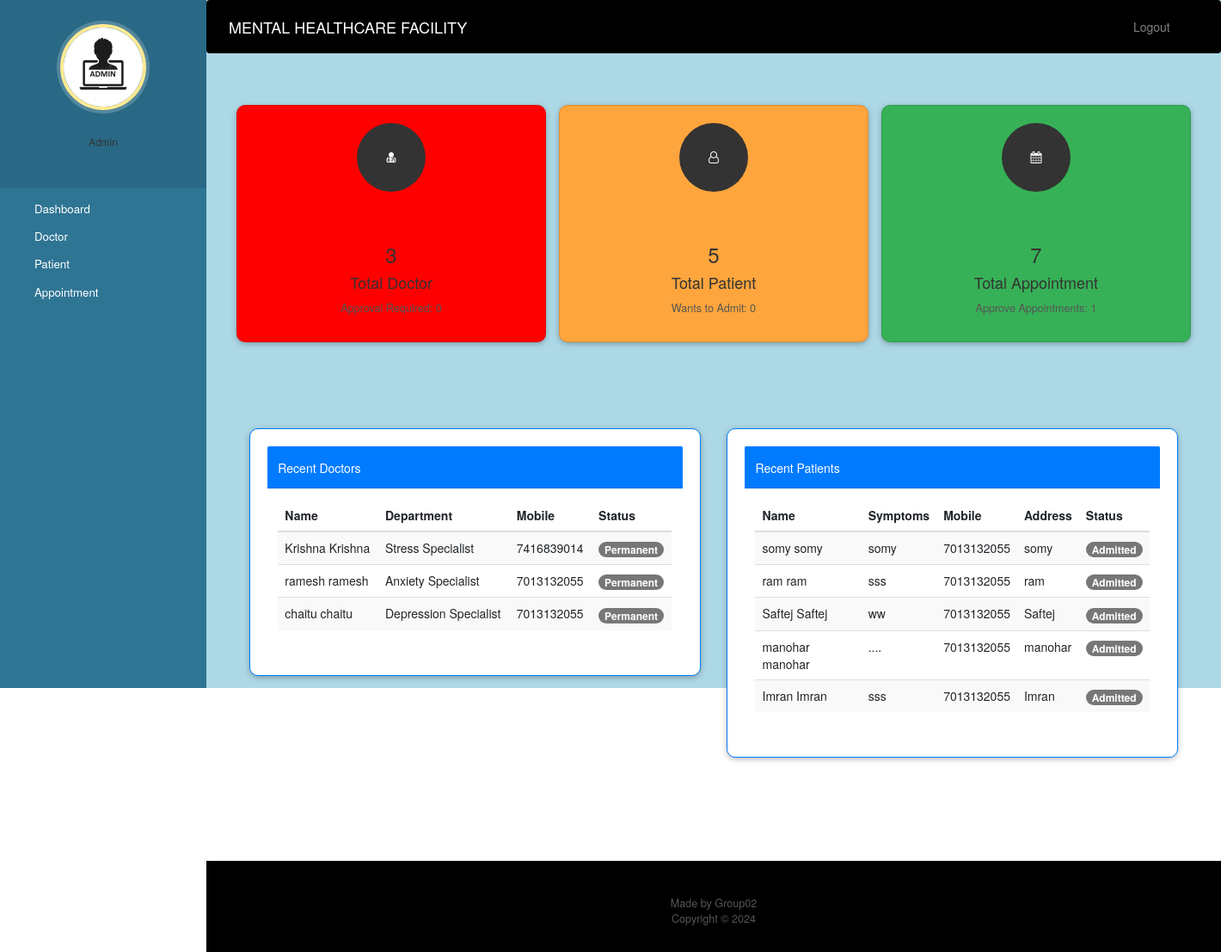
The page /admin-dashboard (signed in) on the database its author committed.
### HealthCare_app/models.py (models this page shows, shortened)
class Doctor(models.Model):
    user=models.OneToOneField(User,on_delete=models.CASCADE)
    profile_pic= models.ImageField(upload_to='profile_pic/DoctorProfilePic/',null=True,blank=True)
    address = models.CharField(max_length=40)
    mobile = models.CharField(max_length=20,null=True)
    department= models.CharField(max_length=50,choices=departments,default='Cardiologist')
    status=models.BooleanField(default=False)
    @property
    def get_name(self):
        return self.user.first_name+" "+self.user.last_name

class Patient(models.Model):
    user=models.OneToOneField(User,on_delete=models.CASCADE)
    profile_pic= models.ImageField(upload_to='profile_pic/PatientProfilePic/',null=True,blank=True)
    address = models.CharField(max_length=40)
    mobile = models.CharField(max_length=20,null=False)
    symptoms = models.CharField(max_length=100,null=False)
    assignedDoctorId = models.PositiveIntegerField(null=True)
    admitDate=models.DateField(auto_now=True)
    status=models.BooleanField(default=False)
    @property
    def get_name(self):
        return self.user.first_name+" "+self.user.last_name

### HealthCare_app/views.py (the view)
# urls.py: path('admin-dashboard', views.admin_dashboard_view,name='admin-dashboard'),
@login_required(login_url='adminlogin')
@user_passes_test(is_superuser)
def admin_dashboard_view(request):
    doctors=models.Doctor.objects.all().order_by('-id')
    patients=models.Patient.objects.all().order_by('-id')
    doctorcount=models.Doctor.objects.all().filter(status=True).count()
    pendingdoctorcount=models.Doctor.objects.all().filter(status=False).count()
    patientcount=models.Patient.objects.all().filter(status=True).count()
    pendingpatientcount=models.Patient.objects.all().filter(status=False).count()
    appointmentcount=models.Appointment.objects.all().filter(status=True).count()
    pendingappointmentcount=models.Appointment.objects.all().filter(status=False).count()
    mydict={
    'doctors':doctors,
    'patients':patients,
    'doctorcount':doctorcount,
    'pendingdoctorcount':pendingdoctorcount,
    'patientcount':patientcount,
    'pendingpatientcount':pendingpatientcount,
    'appointmentcount':appointmentcount,
    'pendingappointmentcount':pendingappointmentcount,
    }
    return render(request,'HealthCare/admin_dashboard.html',context=mydict)

### HealthCare_app/views.py (called while the page is built)
def is_superuser(user):
    return user.is_superuser

### templates/HealthCare/admin_dashboard.html
{% extends 'HealthCare/admin_base.html' %}
{% load static %}
{% block content %}
{% include 'HealthCare/admin_dashboard_cards.html' %}
<br><br>
<div class="container">
  <div class="row justify-content-center">
    <div class="col-md-6">
      <div class="card border-primary">
        <div class="card-header bg-primary text-white">
          <h5 class="card-title">Recent Doctors</h5>
        </div>
        <div class="card-body">
          <div class="table-responsive">
            <table class="table table-striped">
              <thead>
                <tr>
                  <th>Name</th>
                  <th>Department</th>
                  <th>Mobile</th>
                  <th>Status</th>
                </tr>
              </thead>
              <tbody>
                {% for d in doctors %}
                <tr>
                  <td>{{ d.get_name }}</td>
                  <td>{{ d.department }}</td>
                  <td>{{ d.mobile }}</td>
                  <td>
                    {% if d.status %}
                    <span class="badge badge-success">Permanent</span>
                    {% else %}
                    <span class="badge badge-warning">On Hold</span>
                    {% endif %}
                  </td>
                </tr>
                {% endfor %}
              </tbody>
            </table>
          </div>
        </div>
      </div>
    </div>
    <div class="col-md-6">
      <div class="card border-primary">
        <div class="card-header bg-primary text-white">
          <h5 class="card-title">Recent Patients</h5>
        </div>
        <div class="card-body">
          <div class="table-responsive">
            <table class="table table-striped">
              <thead>
                <tr>
                  <th>Name</th>
                  <th>Symptoms</th>
                  <th>Mobile</th>
                  <th>Address</th>
                  <th>Status</th>
                </tr>
              </thead>
              <tbody>
                {% for p in patients %}
                <tr>
                  <td>{{ p.get_name }}</td>
                  <td>{{ p.symptoms }}</td>
                  <td>{{ p.mobile }}</td>
                  <td>{{ p.address }}</td>
                  <td>
                    {% if p.status %}
                    <span class="badge badge-success">Admitted</span>
                    {% else %}
                    <span class="badge badge-warning">On Hold</span>
                    {% endif %}
                  </td>
                </tr>
                {% endfor %}
              </tbody>
            </table>
          </div>
        </div>
      </div>
    </div>
  </div>
</div>
{% endblock content %}

### static/style.css (style rules this page uses)
body { padding-left: 240px; }

### templates/HealthCare/admin_base.html (style rules this page uses)
body { padding-left: 240px; }

### templates/HealthCare/admin_dashboard_cards.html (style rules this page uses)
body { font-family: Arial, sans-serif; background-color: #f2f2f2; }
.container { max-width: 1200px; margin: 0 auto; padding: 20px; display: flex; flex-wrap: wrap; justify-content: space-between; }
.card { flex-basis: calc(33.33% - 20px); background-color: #fff; padding: 20px; margin-bottom: 20px; border-radius: 10px; box-shadow: 0 2px 5px 0 rgba(0, 0, 0, 0.16), 0 2px 10px 0 rgba(0, 0, 0, 0.12); transition: transform 0.3s, box-shadow 0.3s; overflow: hidden; }

### rows shown on the page
Doctor: get_name "Krishna Krishna", department "Stress Specialist", mobile "7416839014", status "Permanent"
Doctor: get_name "ramesh ramesh", department "Anxiety Specialist", mobile "7013132055", status "Permanent"
Doctor: get_name "chaitu chaitu", department "Depression Specialist", mobile "7013132055", status "Permanent"
Patient: get_name "somy somy", symptoms "somy", mobile "7013132055", address "somy", status "Admitted"
Patient: get_name "ram ram", symptoms "sss", mobile "7013132055", address "ram", status "Admitted"
Patient: get_name "Saftej Saftej", symptoms "ww", mobile "7013132055", address "Saftej", status "Admitted"
Patient: get_name "manohar manohar", symptoms "....", mobile "7013132055", address "manohar", status "Admitted"
Patient: get_name "Imran Imran", symptoms "sss", mobile "7013132055", address "Imran", status "Admitted"

### other values the page prints
{{ doctorcount }} "3"
{{ patientcount }} "5"
{{ pendingpatientcount }} "0"
{{ appointmentcount }} "7"
{{ pendingappointmentcount }} "1"
